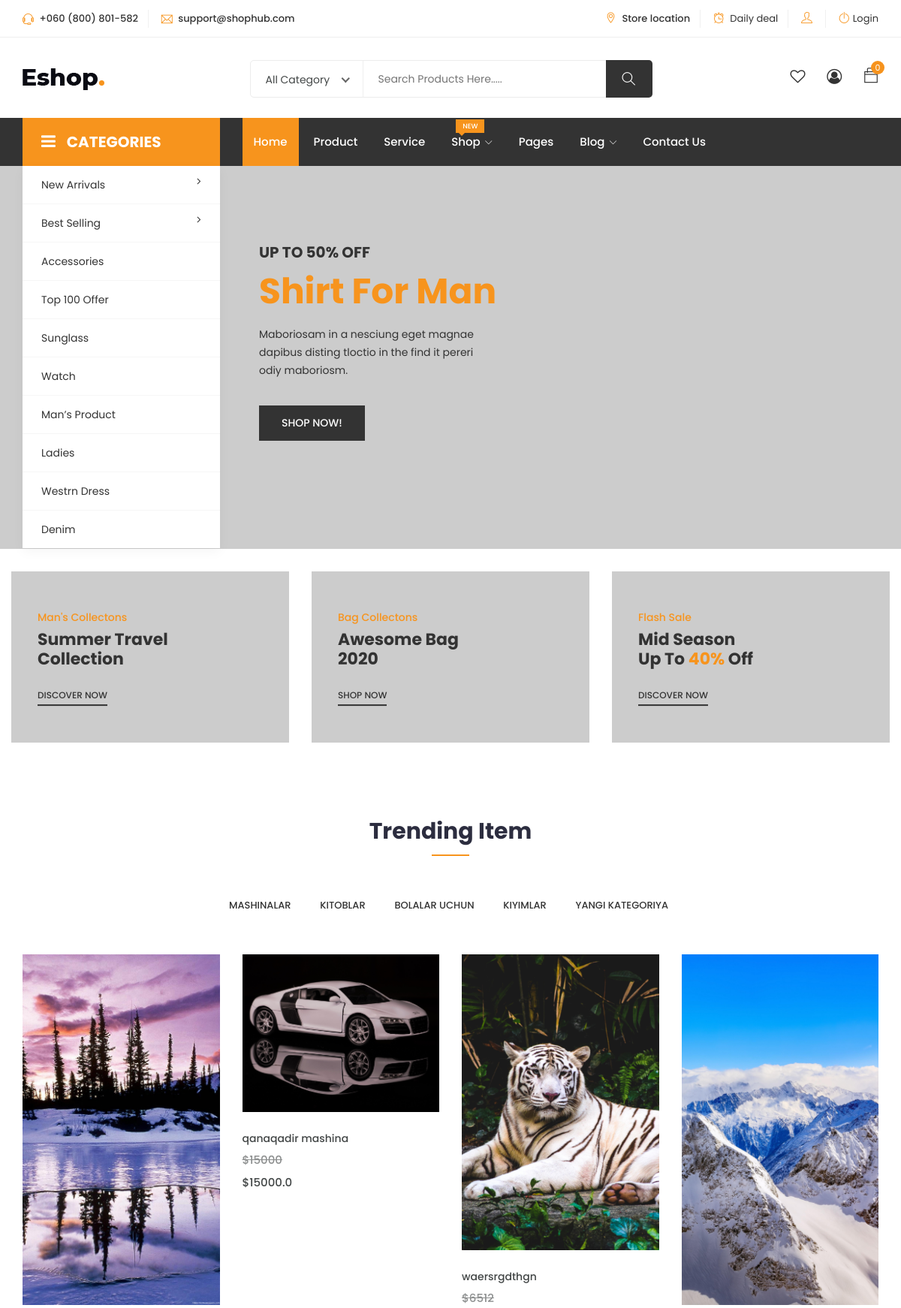
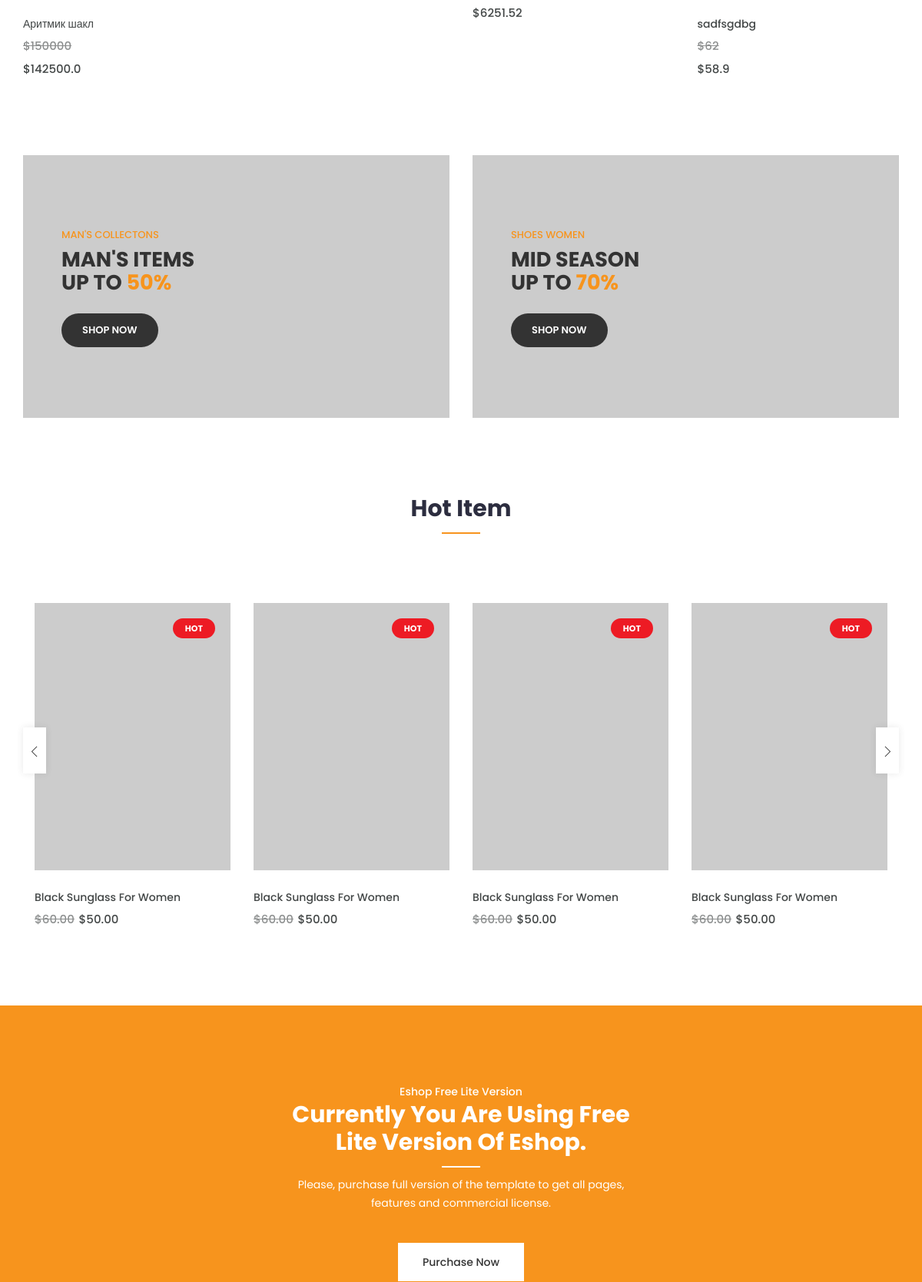
The page / (upper part) on the database its author committed (2 pictures, top to bottom).
### app/models.py (models this page shows, shortened)
class Category(models.Model):
    image = models.ImageField(upload_to='category', null=True, blank=True)
    name = models.CharField(max_length=200, blank=True, null=True)

class Products(models.Model):
    category = models.ForeignKey(Category, on_delete=models.SET_NULL, null=True)
    name = models.CharField(max_length=199, null=True, blank=True)
    price = models.IntegerField(null=True, blank=True)
    description = models.TextField(null=True, blank=True)
    quantity = models.IntegerField(null=True, blank=True)
    image = models.ImageField(upload_to='products', null=True, blank=True)
    stock = models.IntegerField(default=0, null=True, blank=True)
    status = models.BooleanField(default=True)
    def real_price(self):
        return self.price-(self.stock*self.price)/100

### app/views.py (the view, shortened to what this page needs)
# urls.py: path('', homeView, name='home'),
def homeView(request):
    if request.user.username:
        order, status = Orders.objects.get_or_create(customer=request.user, done_status=False)
        print(status)
        order_details = Order_datails.objects.filter(order=order)
        total_price = sum([i.real_price for i in order_details])
    else:
        order_details = []
        total_price = 0
    categories = Category.objects.all().order_by('id')
    hotproducts = Products.objects.all().order_by('-stock')[7]
    products = Products.objects.filter(category=categories[0])
    return render(request, 'index.html', {'category': categories, 'products':products, 'hotproduct':hotproducts, "order_datails":order_details, 'soni':len(order_details), 'total_price':total_price})

### templates/index.html (shortened to what this page needs)
<!DOCTYPE html>
{% load static %}
<html lang="zxx">
<head>
	<link rel="stylesheet" href="{% static 'template/css/bootstrap.css' %}">
    <link rel="stylesheet" href="{% static 'template/css/magnific-popup.min.css' %}">
    <link rel="stylesheet" href="{% static 'template/css/font-awesome.css' %}">
	<link rel="stylesheet" href="{% static 'template/css/jquery.fancybox.min.css' %}">
    <link rel="stylesheet" href="{% static 'template/css/themify-icons.css' %}">
    <link rel="stylesheet" href="{% static 'template/css/niceselect.css' %}">
    <link rel="stylesheet" href="{% static 'template/css/animate.css' %}">
    <link rel="stylesheet" href="{% static 'template/css/flex-slider.min.css' %}">
    <link rel="stylesheet" href="{% static 'template/css/owl-carousel.css' %}">
    <link rel="stylesheet" href="{% static 'template/css/slicknav.min.css' %}">
	<link rel="stylesheet" href="{% static 'template/css/reset.css' %}">
	<link rel="stylesheet" href="{% static 'template/style.css' %}">
    <link rel="stylesheet" href="{% static 'template/css/responsive.css' %}">
</head>
<body class="js">
	<header class="header shop">
		<div class="topbar">
			<div class="container">
				<div class="row">
					<div class="col-lg-5 col-md-12 col-12">
						<div class="top-left">
							<ul class="list-main">
								<li><i class="ti-headphone-alt"></i> +060 (800) 801-582</li>
								<li><i class="ti-email"></i> support@shophub.com</li>
							</ul>
						</div>
					</div>
					<div class="col-lg-7 col-md-12 col-12">
						<div class="right-content">
							<ul class="list-main">
								<li><i class="ti-location-pin"></i> Store location</li>
								<li><i class="ti-alarm-clock"></i> <a href="#">Daily deal</a></li>
								<li><i class="ti-user"></i> <a href="#">{{ request.user.username }}</a></li>
								<li><i class="ti-power-off"></i><a href="login.html#">Login</a></li>
							</ul>
						</div>
					</div>
				</div>
			</div>
		</div>
		<div class="middle-inner">
			<div class="container">
				<div class="row">
					<div class="col-lg-2 col-md-2 col-12">
						<div class="logo">
							<a href="index.html"><img src="images/logo.png" alt="logo"></a>
						</div>
					</div>
					<div class="col-lg-8 col-md-7 col-12">
						<div class="search-bar-top">
							<div class="search-bar">
								<form>
									<input name="search" placeholder="Search Products Here....." type="search">
									<button class="btnn"><i class="ti-search"></i></button>
								</form>
							</div>
						</div>
					</div>
					<div class="col-lg-2 col-md-3 col-12">
						<div class="right-bar">
							<div class="sinlge-bar">
								<a href="#" class="single-icon"><i class="fa fa-heart-o" aria-hidden="true"></i></a>
							</div>
							<div class="sinlge-bar">
								<a href="#" class="single-icon"><i class="fa fa-user-circle-o" aria-hidden="true"></i></a>
							</div>
							<div class="sinlge-bar shopping">
								<a href="{% url 'cart' %}" class="single-icon">
                                    <i class="ti-bag"></i>
                                    <span class="total-count"> {{ soni }}
                                    </span>
                                </a>
							</div>
						</div>
					</div>
				</div>
			</div>
		</div>
		<div class="header-inner">
			<div class="container">
				<div class="cat-nav-head">
					<div class="row">
						<div class="col-lg-3">
							<div class="all-category">
								<h3 class="cat-heading"><i class="fa fa-bars" aria-hidden="true"></i>CATEGORIES</h3>
								<ul class="main-category">
									<li><a href="#">New Arrivals <i class="fa fa-angle-right" aria-hidden="true"></i></a>
									</li>
									<li class="main-mega"><a href="#">best selling <i class="fa fa-angle-right" aria-hidden="true"></i></a>
									</li>
									<li><a href="#">accessories</a></li>
									<li><a href="#">top 100 offer</a></li>
									<li><a href="#">sunglass</a></li>
									<li><a href="#">watch</a></li>
									<li><a href="#">man’s product</a></li>
									<li><a href="#">ladies</a></li>
									<li><a href="#">westrn dress</a></li>
									<li><a href="#">denim </a></li>
								</ul>
							</div>
						</div>
						<div class="col-lg-9 col-12">
							<div class="menu-area">
								<nav class="navbar navbar-expand-lg">
									<div class="navbar-collapse">
										<div class="nav-inner">
											<ul class="nav main-menu menu navbar-nav">
													<li class="active"><a href="#">Home</a></li>
													<li><a href="#">Product</a></li>
													<li><a href="#">Service</a></li>
													<li><a href="#">Shop<i class="ti-angle-down"></i><span class="new">New</span></a>
													</li>
													<li><a href="#">Pages</a></li>
													<li><a href="#">Blog<i class="ti-angle-down"></i></a>
													</li>
													<li><a href="contact.html">Contact Us</a></li>
												</ul>
										</div>
									</div>
								</nav>
							</div>
						</div>
					</div>
				</div>
			</div>
		</div>
	</header>
	<section class="hero-slider">
		<div class="single-slider">
			<div class="container">
				<div class="row no-gutters">
					<div class="col-lg-9 offset-lg-3 col-12">
						<div class="text-inner">
							<div class="row">
								<div class="col-lg-7 col-12">
									<div class="hero-text">
										<h1><span>UP TO 50% OFF </span>Shirt For Man</h1>
										<p>Maboriosam in a nesciung eget magnae <br> dapibus disting tloctio in the find it pereri <br> odiy maboriosm.</p>
										<div class="button">
											<a href="#" class="btn">Shop Now!</a>
										</div>
									</div>
								</div>
							</div>
						</div>
					</div>
				</div>
			</div>
		</div>
	</section>
	<section class="small-banner section">
		<div class="container-fluid">
			<div class="row">
				<div class="col-lg-4 col-md-6 col-12">
					<div class="single-banner">
						<img src="https://via.placeholder.com/600x370" alt="#">
						<div class="content">
							<p>Man's Collectons</p>
							<h3>Summer travel <br> collection</h3>
							<a href="#">Discover Now</a>
						</div>
					</div>
				</div>
				<div class="col-lg-4 col-md-6 col-12">
					<div class="single-banner">
						<img src="https://via.placeholder.com/600x370" alt="#">
						<div class="content">
							<p>Bag Collectons</p>
							<h3>Awesome Bag <br> 2020</h3>
							<a href="#">Shop Now</a>
						</div>
					</div>
				</div>
				<div class="col-lg-4 col-12">
					<div class="single-banner tab-height">
						<img src="https://via.placeholder.com/600x370" alt="#">
						<div class="content">
							<p>Flash Sale</p>
							<h3>Mid Season <br> Up to <span>40%</span> Off</h3>
							<a href="#">Discover Now</a>
						</div>
					</div>
				</div>
			</div>
		</div>
	</section>
    <div class="product-area section">
            <div class="container">
				<div class="row">
					<div class="col-12">
						<div class="section-title">
							<h2>Trending Item</h2>
						</div>
					</div>
				</div>
				<div class="row">
					<div class="col-12">
						<div class="product-info">
							<div class="nav-main">
								<ul class="nav nav-tabs" id="myTab" role="tablist">
                                    {% for i in category %}
									<li class="nav-item"><a onclick="render_category({{ i.id }})" class="nav-link" data-toggle="tab" href="#" role="tab">{{ i.name }}</a></li>
								    {% endfor %}
                                </ul>
							</div>
                        <div class="tab-content" id="myTabContent">
                            <div class="tab-pane fade show active" id="man" role="tabpanel">
									<div class="tab-single">
										<div class="row" id="category-product">
                                            {% for i in products %}
											<div class="col-xl-3 col-lg-4 col-md-4 col-12">
												<div class="single-product">
													<div class="product-img">
														<a href="/product/{{ i.id }}">
															<img class="default-img" src="{{ i.image.url }}" alt="#">
														</a>
														<div class="button-head">
															<div data-product_id='2' data-price='29' class="product-action">
															</div>
														</div>
													</div>
													<div class="product-content">
														<h3><a href="{% url 'prdetail' i.id %}">{{ i.name }}</a></h3>
														<div class="product-price">
															<span class="old">${{ i.price }}</span>
														</div>
														<div class="product-price">
															<span>${{ i.real_price }}</span>
														</div>
													</div>
												</div>
											</div>
										    {% endfor %}
                                        </div>
									</div>
								</div>
                        </div>
						</div>
					</div>
				</div>
            </div>
    </div>
	<section class="midium-banner">
		<div class="container">
			<div class="row">
				<div class="col-lg-6 col-md-6 col-12">
					<div class="single-banner">
						<img src="https://via.placeholder.com/600x370" alt="#">
						<div class="content">
							<p>Man's Collectons</p>
							<h3>Man's items <br>Up to<span> 50%</span></h3>
							<a href="#">Shop Now</a>
						</div>
					</div>
				</div>
				<div class="col-lg-6 col-md-6 col-12">
					<div class="single-banner">
						<img src="https://via.placeholder.com/600x370" alt="#">
						<div class="content">
							<p>shoes women</p>
							<h3>mid season <br> up to <span>70%</span></h3>
							<a href="#" class="btn">Shop Now</a>
						</div>
					</div>
				</div>
			</div>
		</div>
	</section>
	<div class="product-area most-popular section">
        <div class="container">
            <div class="row">
				<div class="col-12">
					<div class="section-title">
						<h2>Hot Item</h2>
					</div>
				</div>
            </div>
            <div class="row">
                <div class="col-12">
                    <div class="owl-carousel popular-slider">
                        {% for i in products %}
						<div class="single-product">
							<div class="product-img">
								<a href="product-details.html">
									<img class="default-img" src="https://via.placeholder.com/550x750" alt="#">
									<span class="out-of-stock">Hot</span>
								</a>
								<div class="button-head">
									<div class="product-action">
									</div>
								</div>
							</div>
							<div class="product-content">
								<h3><a href="product-details.html">Black Sunglass For Women</a></h3>
								<div class="product-price">
									<span class="old">$60.00</span>
									<span>$50.00</span>
								</div>
							</div>
						</div>
                        {% endfor %}
                    </div>
                </div>
            </div>
        </div>
    </div>
	<section class="section free-version-banner">
        <div class="container">
            <div class="row align-items-center">
                <div class="col-md-8 offset-md-2 col-xs-12">
                    <div class="section-title mb-60">
                        <span class="text-white wow fadeInDown" data-wow-delay=".2s" style="visibility: visible; animation-delay: 0.2s; animation-name: fadeInDown;">Eshop Free Lite version</span>
                        <h2 class="text-white wow fadeInUp" data-wow-delay=".4s" style="visibility: visible; animation-delay: 0.4s; animation-name: fadeInUp;">Currently You are using free<br> lite Version of Eshop.</h2>
                        <p class="text-white wow fadeInUp" data-wow-delay=".6s" style="visibility: visible; animation-delay: 0.6s; animation-name: fadeInUp;">Please, purchase full version of the template to get all pages,<br> features and commercial license.</p>
                        <div class="button">
                            <a href="https://wpthemesgrid.com/downloads/eshop-ecommerce-html5-template/" target="_blank" rel="nofollow" class="btn wow fadeInUp" data-wow-delay=".8s">Purchase Now</a>
                        </div>
                    </div>
                </div>
            </div>
        </div>
    </section>
</body>
</html>

### rows shown on the page
Category: name "MASHINALAR"
Category: name "KITOBLAR"
Category: name "BOLALAR UCHUN"
Category: name "KIYIMLAR"
Category: name "YANGI KATEGORIYA"
Products: image (picture), name "Аритмик шакл", price "150000", real_price "142500.0"
Products: image (picture), name "qanaqadir mashina", price "15000", real_price "15000.0"
Products: image (picture), name "waersrgdthgn", price "6512", real_price "6251.52"
Products: image (picture), name "sadfsgdbg", price "62", real_price "58.9"

### other values the page prints
{{ soni }} "0"
